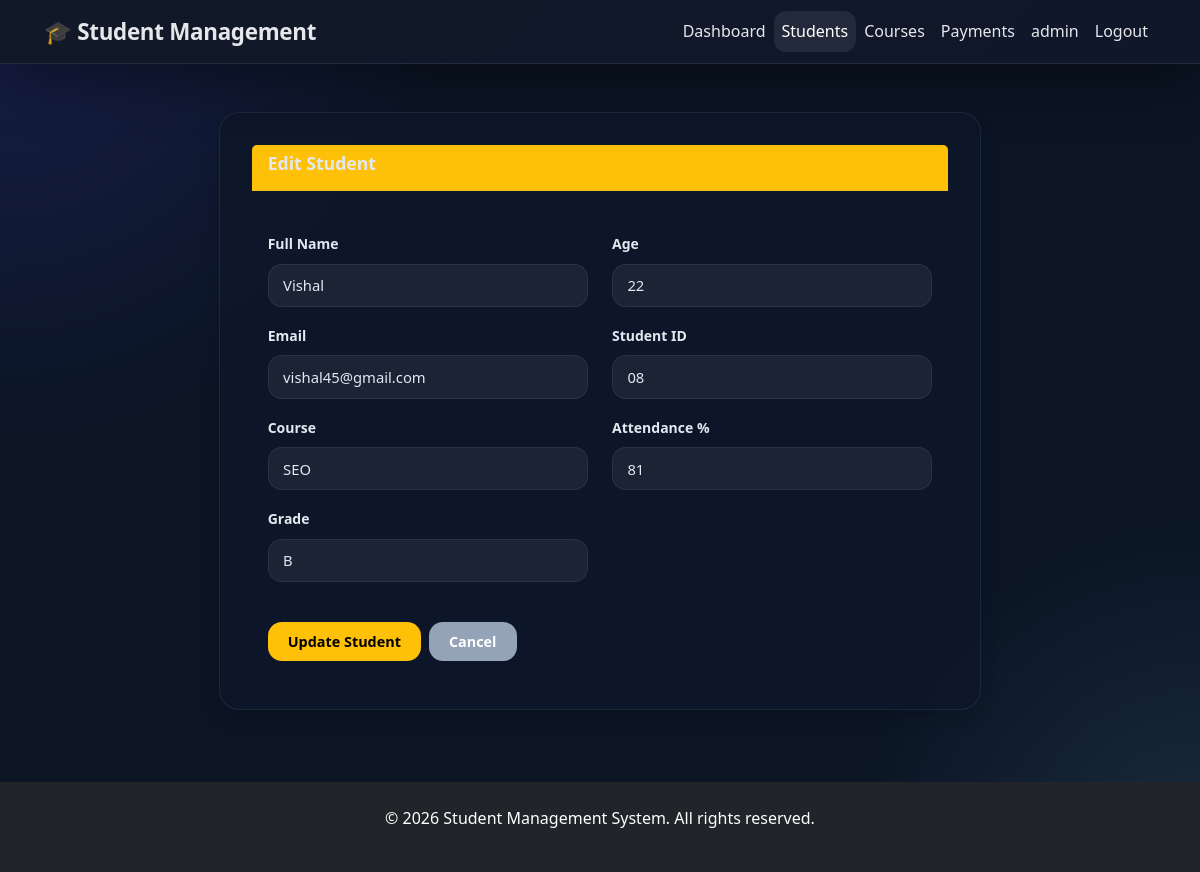
Page /students/edit/08 (signed in) on the committed database.
### tables this page shows
CREATE TABLE students (
            id          INTEGER PRIMARY KEY AUTOINCREMENT,
            name        TEXT    NOT NULL,
            age         INTEGER NOT NULL,
            email       TEXT    UNIQUE NOT NULL,
            student_id  TEXT    UNIQUE NOT NULL,
            course      TEXT    NOT NULL,
            grade       TEXT
        , attendance INTEGER);

### controllers/student_controller.py (the view)
@student_bp.route('/students/edit/<student_id>',methods=['GET', 'POST'])
@login_required
def edit_student(student_id):
    student=StudentService.get_student_by_id(student_id)
    if not student:
        flash('Student not found.','warning')
        return redirect(url_for('students.list_students'))
    if request.method=='POST':
        data=request.form.to_dict()
        success,message=StudentService.update_student(student_id, data)
        flash(message,'success' if success else 'danger')
        if success:
            return redirect(url_for('students.list_students'))
    return render_template('edit_student.html',student=student.get_details(),edit=True)

### controllers/auth_controller.py (called while the page is built)
def login_required(f):
    @wraps(f)
    def decorated_function(*args, **kwargs):
        if 'user_id' not in session:
            flash('Please login first.', 'warning')
            return redirect(url_for('auth.login'))
        return f(*args, **kwargs)
    return decorated_function

### database/db.py (called while the page is built)
def get_connection():
    conn=sqlite3.connect(DB_PATH)
    conn.row_factory=sqlite3.Row # access columns by name
    return conn

### models/person.py (called while the page is built)
    def get_details(self):
        return {
            'name':self.name,
            'age':self.age,
            'email':self.email
        }

### models/student.py (called while the page is built)
    def get_details(self):# Method overriding
        details=super().get_details()
        details.update({
            'id':self.id,
            'student_id':self.student_id,
            'course':self.course,
            'grade':self.grade,
            'attendance':self.attendance
        })
        return details

### services/student_service.py (called while the page is built)
    @staticmethod
    def _row_to_student(row):
        if row is None:
            return None
        return Student(
            id=row['id'],
            name=row['name'],
            age=row['age'],
            email=row['email'],
            student_id=row['student_id'],
            course=row['course'],
            grade=row['grade'],
            attendance=row['attendance']
        )

    @staticmethod
    def get_student_by_id(student_id):
        conn=get_connection()
        row=conn.execute(
            'SELECT * FROM students WHERE student_id=?',(student_id,)
        ).fetchone()
        conn.close()
        return StudentService._row_to_student(row)

### templates/edit_student.html (shortened to what this page needs)
{% extends 'base.html' %}
{% block content %}
<div class="row justify-content-center mt-4">
    <div class="col-md-8">
        <div class="card shadow">
            <div class="card-header bg-warning text-white">
                <h3 class="card-title mb-0">Edit Student</h3>
            </div>
            <div class="card-body">
                <form method="POST">
                    <div class="row">
                        <div class="col-md-6 mb-3">
                            <label for="name" class="form-label">Full Name</label>
                            <input type="text" class="form-control" id="name" name="name" value="{{ student.name }}" required>
                        </div>
                        <div class="col-md-6 mb-3">
                            <label for="age" class="form-label">Age</label>
                            <input type="number" class="form-control" id="age" name="age" value="{{ student.age }}" min="1" max="100" required>
                        </div>
                    </div>
                    <div class="row">
                        <div class="col-md-6 mb-3">
                            <label for="email" class="form-label">Email</label>
                            <input type="email" class="form-control" id="email" name="email" value="{{ student.email }}" required>
                        </div>
                        <div class="col-md-6 mb-3">
                            <label for="student_id" class="form-label">Student ID</label>
                            <input type="text" class="form-control" id="student_id" name="student_id" value="{{ student.student_id }}" required readonly>
                        </div>
                    </div>
                    <div class="row">
                        <div class="col-md-6 mb-3">
                            <label for="course" class="form-label">Course</label>
                            <input type="text" class="form-control" id="course" name="course" value="{{ student.course }}" required>
                        </div>
                        <div class="col-md-6 mb-3">
                            <label for="attendance" class="form-label">Attendance %</label>
                            <input type="number" class="form-control" id="attendance" name="attendance" value="{{ student.attendance or '' }}" min="0" max="100" step="1">
                        </div>
                    </div>
                    <div class="row">
                        <div class="col-md-6 mb-3">
                            <label for="grade" class="form-label">Grade</label>
                            <select class="form-select" id="grade" name="grade">
                                <option value="B" {% if student.grade == 'B' %}selected{% endif %}>B</option>
                            </select>
                        </div>
                    </div>
                    <div class="d-flex gap-2 mt-4">
                        <button type="submit" class="btn btn-warning">Update Student</button>
                        <a href="{{ url_for('students.list_students') }}" class="btn btn-secondary">Cancel</a>
                    </div>
                </form>
            </div>
        </div>
    </div>
</div>
{% endblock %}

### static/css/style.css (style rules this page uses)
:root { --primary: #4f46e5; --primary-dark: #4338ca; --primary-light: #eef2ff; --success: #10b981; --success-dark: #059669; --danger: #ef4444; --danger-dark: #dc2626; --warning: #f59e0b; --secondary: #6b7280; --secondary-dark: #4b5563; --bg: #f1f5f9; --card-bg: #ffffff; --text-primary: #1e293b; --text-secondary: #64748b; --border: #e2e8f0; --shadow: 0 4px 6px -1px rgba(0,0,0,0.1), 0 2px 4px -1px rgba(0,0,0,0.06); --shadow-lg: 0 10px 15px -3px rgba(0,0,0,0.1), 0 4px 6px -2px rgba(0,0,0,0.05); --radius: 12px; --radius-sm: 8px; --transition: all 0.25s ease; }
*, *::before, *::after { box-sizing: border-box; margin: 0; padding: 0; }
body { font-family: 'Segoe UI', system-ui, -apple-system, sans-serif; background-color: var(--bg); color: var(--text-primary); line-height: 1.6; min-height: 100vh; }
.card { background: var(--card-bg); border-radius: var(--radius); box-shadow: var(--shadow); padding: 2rem; border: 1px solid var(--border); }
.card-header { display: flex; align-items: center; justify-content: space-between; margin-bottom: 1.5rem; padding-bottom: 1rem; border-bottom: 2px solid var(--border); }
.card-header h3 { font-size: 1.1rem; font-weight: 600; color: var(--text-primary); }
:root { --primary: #4f46e5; --primary-dark: #4338ca; --primary-light: #1e293b; --success: #22c55e; --success-dark: #16a34a; --warning: #f59e0b; --danger: #ef4444; --secondary: #94a3b8; --secondary-dark: #64748b; --bg: #0b1524; --card-bg: rgba(15, 23, 42, 0.92); --card-border: rgba(148, 163, 184, 0.14); --text-primary: #e2e8f0; --text-secondary: #94a3b8; --border: rgba(148, 163, 184, 0.12); --shadow: 0 20px 50px rgba(0,0,0,0.35); --shadow-lg: 0 30px 80px rgba(0,0,0,0.45); --radius: 20px; --radius-sm: 14px; --transition: all 0.25s ease; }
body { background: radial-gradient(circle at top left, rgba(79,70,229,0.18), transparent 30%), radial-gradient(circle at bottom right, rgba(144,202,249,0.12), transparent 24%), var(--bg); color: var(--text-primary); }
.card { color: var(--text-primary) !important; }
.card .card-body, .card .card-title, .card .card-text, .card .card-text strong, .card .card-title a { color: var(--text-primary) !important; }
.card-header { border-bottom: 1px solid rgba(148, 163, 184, 0.12); background: transparent; }
.card-header h3 { color: #f8fafc; }
.btn { display: inline-flex; align-items: center; gap: 0.4rem; padding: 0.55rem 1.25rem; border-radius: var(--radius-sm); font-size: 0.9rem; font-weight: 600; cursor: pointer; text-decoration: none; border: none; transition: var(--transition); white-space: nowrap; }
.btn-secondary { background: var(--secondary); color: #fff; }
.form-label { font-size: 0.875rem; font-weight: 600; color: var(--text-primary); }
.form-control, .form-select { padding: 0.6rem 0.9rem; border: 1.5px solid var(--border); border-radius: var(--radius-sm); font-size: 0.925rem; color: var(--text-primary); background: rgba(255,255,255,0.06); transition: var(--transition); width: 100%; outline: none; font-family: inherit; }
.form-control option, .form-select option { color: var(--text-primary); background: rgba(15, 23, 42, 0.95); }
.form-control::placeholder { color: #b0bac5; }

### rows in the picture
students: name "Vishal", age "22", email "vishal45@gmail.com", student_id "08", course "SEO", attendance "81", grade "B"

### other values in the picture
{{ session['username'] }} "admin"
